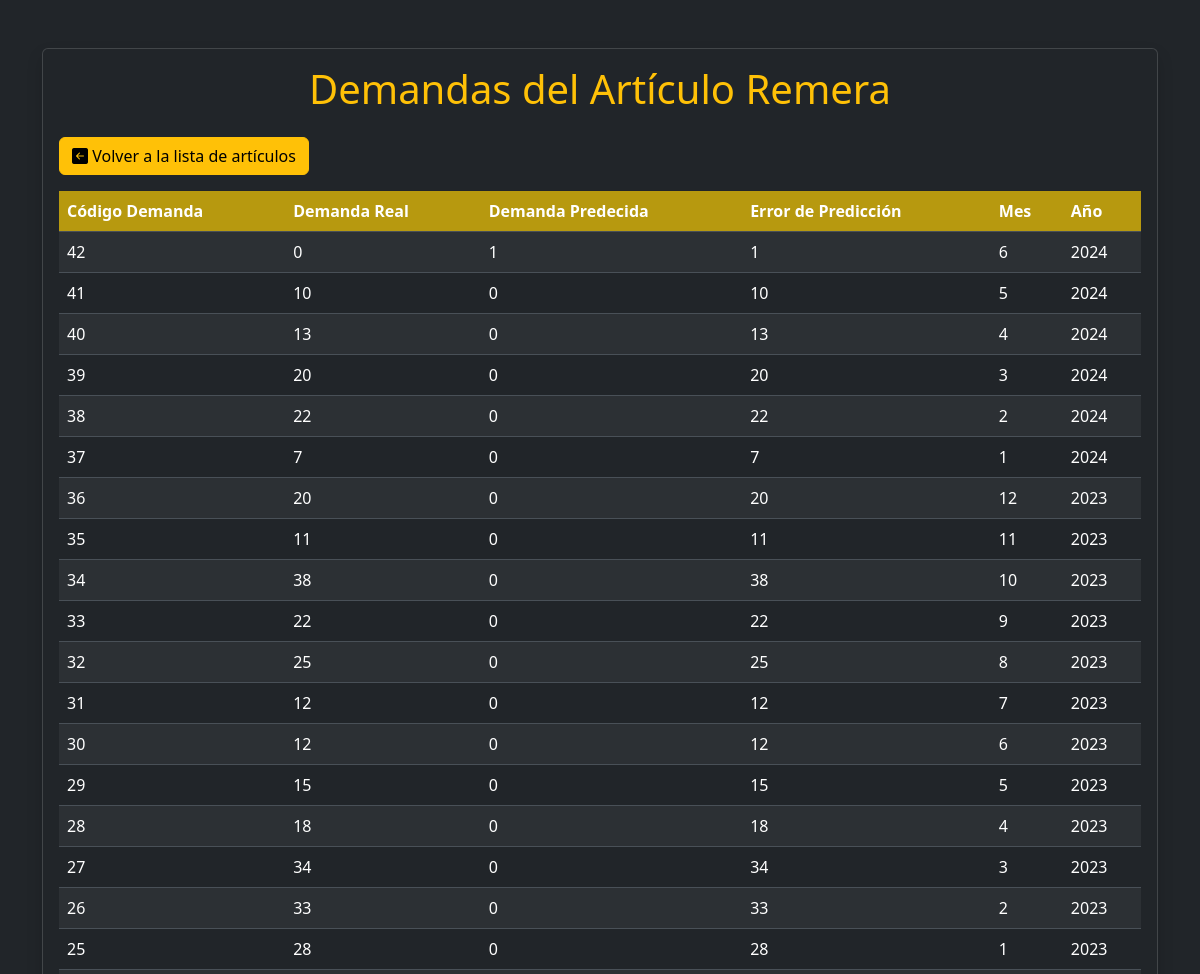
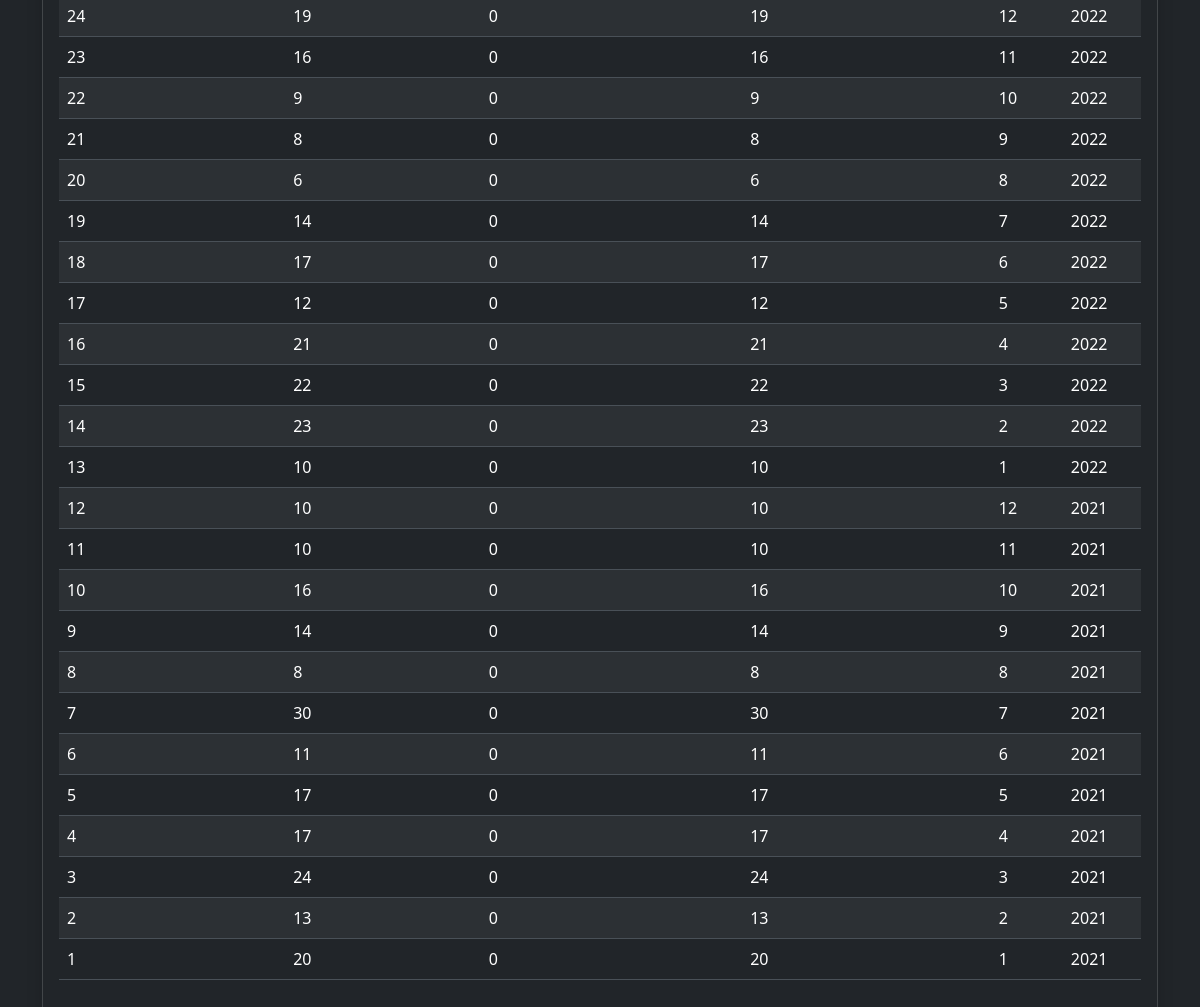
/articulos/1/demandas/, run on the app's committed database (2 pictures, top to bottom).
### stock/models.py (models this page shows)
class Articulo(models.Model):
    codArticulo = models.AutoField(primary_key=True)
    fechaAltaArticulo = models.DateField(auto_now_add=True)
    fechaBajaArticulo = models.DateField(null=True, blank=True)
    nombreArticulo = models.CharField(max_length=30)
    stockArticulo = models.IntegerField()
    puntoPedido = models.IntegerField(default=0)
    stockSeguridad = models.IntegerField(default=0)
    loteOptimo = models.IntegerField(default=0)
    cgi = models.FloatField(default=0)
    cantidasIntervaloFijo = models.IntegerField(default=0)
    estado = models.ForeignKey(EstadoArticulo, on_delete=models.CASCADE, related_name='articulos')
    modeloInventario = models.ForeignKey(ModeloInventario, on_delete=models.CASCADE, related_name="articulos")
    proveedor = models.ForeignKey(Proveedor, on_delete=models.CASCADE, related_name='articulos', null=True)
    metodo = models.TextField(default="", null=True, blank=True)
    prediccion_predeterminada = models.ForeignKey('Prediccion_Demanda', on_delete=models.SET_NULL, related_name='articulos_predeterminados', null=True, blank=True)

class Demanda(models.Model):
    codDemanda = models.AutoField(primary_key=True)
    demandaReal = models.IntegerField(default=0)
    demandaPredecida = models.IntegerField(default=0)
    mesDemanda = models.IntegerField()
    anioDemanda = models.IntegerField()
    articulo = models.ForeignKey(Articulo, on_delete=models.CASCADE, related_name='demandas')

### stock/views.py (the view)
# urls.py: path('articulos/<int:articulo_id>/demandas/', views.ver_demandas_articulo, name='demandas_articulo'),
def ver_demandas_articulo(request, articulo_id):
    articulo = get_object_or_404(Articulo, pk=articulo_id)
    demandas = articulo.demandas.exclude(demandaPredecida=0, demandaReal=0).order_by('-anioDemanda', '-mesDemanda')
    for demanda in demandas:
        demanda.error_prediccion = abs(demanda.demandaReal - demanda.demandaPredecida)
    return render(request, 'demandas_articulos.html', {'articulo': articulo, 'demandas': demandas})

### stock/Templates/demandas_articulos.html (shortened to what this page needs)
<!DOCTYPE html>
<html lang="en" data-bs-theme="dark">
<head>
    <link href="https://cdn.jsdelivr.net/npm/bootstrap@5.3.3/dist/css/bootstrap.min.css" rel="stylesheet"
>
    <link rel="stylesheet" href="https://cdn.jsdelivr.net/npm/bootstrap-icons@1.11.3/font/bootstrap-icons.min.css">
</head>
<body>
    <div class="container mt-5">
        <div class="card shadow">
            <div class="card-body">
                <h1 class="card-title mb-4 text-center text-warning">Demandas del Artículo {{ articulo.nombreArticulo }}</h1>
                <a href="{% url 'lista_articulos' %}" class="btn btn-warning mb-3"><i class="bi bi-arrow-left-square-fill"></i> Volver a la lista de artículos</a>
                <div class="table-responsive">
                    <table class="table table-striped">
                        <thead>
                            <tr>
                                <th scope="col" style="background-color: rgba(221, 182, 9, 0.795);">Código Demanda</th>
                                <th scope="col" style="background-color: rgba(221, 182, 9, 0.795);">Demanda Real</th>
                                <th scope="col" style="background-color: rgba(221, 182, 9, 0.795);">Demanda Predecida</th>
                                <th scope="col" style="background-color: rgba(221, 182, 9, 0.795);">Error de Predicción</th>
                                <th scope="col" style="background-color: rgba(221, 182, 9, 0.795);">Mes</th>
                                <th scope="col" style="background-color: rgba(221, 182, 9, 0.795);">Año</th>
                            </tr>
                        </thead>
                        <tbody>
                            {% for demanda in demandas %}
                            <tr>
                                <td>{{ demanda.codDemanda }}</td>
                                <td>{{ demanda.demandaReal }}</td>
                                <td>{{ demanda.demandaPredecida }}</td>
                                <td>{{ demanda.error_prediccion }}</td>
                                <td>{{ demanda.mesDemanda }}</td>
                                <td>{{ demanda.anioDemanda }}</td>
                            </tr>
                            {% endfor %}
                        </tbody>
                    </table>
                </div>
            </div>
        </div>
    </div>
</body>
</html>

### data on the page
Articulo: nombreArticulo "Remera"
Demanda: codDemanda "42", demandaReal "0", demandaPredecida "1", error_prediccion "1", mesDemanda "6", anioDemanda "2024"
Demanda: codDemanda "41", demandaReal "10", demandaPredecida "0", error_prediccion "10", mesDemanda "5", anioDemanda "2024"
Demanda: codDemanda "40", demandaReal "13", demandaPredecida "0", error_prediccion "13", mesDemanda "4", anioDemanda "2024"
Demanda: codDemanda "39", demandaReal "20", demandaPredecida "0", error_prediccion "20", mesDemanda "3", anioDemanda "2024"
Demanda: codDemanda "38", demandaReal "22", demandaPredecida "0", error_prediccion "22", mesDemanda "2", anioDemanda "2024"
Demanda: codDemanda "37", demandaReal "7", demandaPredecida "0", error_prediccion "7", mesDemanda "1", anioDemanda "2024"
Demanda: codDemanda "36", demandaReal "20", demandaPredecida "0", error_prediccion "20", mesDemanda "12", anioDemanda "2023"
Demanda: codDemanda "35", demandaReal "11", demandaPredecida "0", error_prediccion "11", mesDemanda "11", anioDemanda "2023"
Demanda: codDemanda "34", demandaReal "38", demandaPredecida "0", error_prediccion "38", mesDemanda "10", anioDemanda "2023"
Demanda: codDemanda "33", demandaReal "22", demandaPredecida "0", error_prediccion "22", mesDemanda "9", anioDemanda "2023"
Demanda: codDemanda "32", demandaReal "25", demandaPredecida "0", error_prediccion "25", mesDemanda "8", anioDemanda "2023"
Demanda: codDemanda "31", demandaReal "12", demandaPredecida "0", error_prediccion "12", mesDemanda "7", anioDemanda "2023"
Demanda: codDemanda "30", demandaReal "12", demandaPredecida "0", error_prediccion "12", mesDemanda "6", anioDemanda "2023"
Demanda: codDemanda "29", demandaReal "15", demandaPredecida "0", error_prediccion "15", mesDemanda "5", anioDemanda "2023"
Demanda: codDemanda "28", demandaReal "18", demandaPredecida "0", error_prediccion "18", mesDemanda "4", anioDemanda "2023"
Demanda: codDemanda "27", demandaReal "34", demandaPredecida "0", error_prediccion "34", mesDemanda "3", anioDemanda "2023"
Demanda: codDemanda "26", demandaReal "33", demandaPredecida "0", error_prediccion "33", mesDemanda "2", anioDemanda "2023"
Demanda: codDemanda "25", demandaReal "28", demandaPredecida "0", error_prediccion "28", mesDemanda "1", anioDemanda "2023"
Demanda: codDemanda "24", demandaReal "19", demandaPredecida "0", error_prediccion "19", mesDemanda "12", anioDemanda "2022"
Demanda: codDemanda "23", demandaReal "16", demandaPredecida "0", error_prediccion "16", mesDemanda "11", anioDemanda "2022"
Demanda: codDemanda "22", demandaReal "9", demandaPredecida "0", error_prediccion "9", mesDemanda "10", anioDemanda "2022"
Demanda: codDemanda "21", demandaReal "8", demandaPredecida "0", error_prediccion "8", mesDemanda "9", anioDemanda "2022"
Demanda: codDemanda "20", demandaReal "6", demandaPredecida "0", error_prediccion "6", mesDemanda "8", anioDemanda "2022"
Demanda: codDemanda "19", demandaReal "14", demandaPredecida "0", error_prediccion "14", mesDemanda "7", anioDemanda "2022"
Demanda: codDemanda "18", demandaReal "17", demandaPredecida "0", error_prediccion "17", mesDemanda "6", anioDemanda "2022"
Demanda: codDemanda "17", demandaReal "12", demandaPredecida "0", error_prediccion "12", mesDemanda "5", anioDemanda "2022"
Demanda: codDemanda "16", demandaReal "21", demandaPredecida "0", error_prediccion "21", mesDemanda "4", anioDemanda "2022"
Demanda: codDemanda "15", demandaReal "22", demandaPredecida "0", error_prediccion "22", mesDemanda "3", anioDemanda "2022"
Demanda: codDemanda "14", demandaReal "23", demandaPredecida "0", error_prediccion "23", mesDemanda "2", anioDemanda "2022"
Demanda: codDemanda "13", demandaReal "10", demandaPredecida "0", error_prediccion "10", mesDemanda "1", anioDemanda "2022"
Demanda: codDemanda "12", demandaReal "10", demandaPredecida "0", error_prediccion "10", mesDemanda "12", anioDemanda "2021"
Demanda: codDemanda "11", demandaReal "10", demandaPredecida "0", error_prediccion "10", mesDemanda "11", anioDemanda "2021"
Demanda: codDemanda "10", demandaReal "16", demandaPredecida "0", error_prediccion "16", mesDemanda "10", anioDemanda "2021"
Demanda: codDemanda "9", demandaReal "14", demandaPredecida "0", error_prediccion "14", mesDemanda "9", anioDemanda "2021"
Demanda: codDemanda "8", demandaReal "8", demandaPredecida "0", error_prediccion "8", mesDemanda "8", anioDemanda "2021"
Demanda: codDemanda "7", demandaReal "30", demandaPredecida "0", error_prediccion "30", mesDemanda "7", anioDemanda "2021"
Demanda: codDemanda "6", demandaReal "11", demandaPredecida "0", error_prediccion "11", mesDemanda "6", anioDemanda "2021"
Demanda: codDemanda "5", demandaReal "17", demandaPredecida "0", error_prediccion "17", mesDemanda "5", anioDemanda "2021"
Demanda: codDemanda "4", demandaReal "17", demandaPredecida "0", error_prediccion "17", mesDemanda "4", anioDemanda "2021"
Demanda: codDemanda "3", demandaReal "24", demandaPredecida "0", error_prediccion "24", mesDemanda "3", anioDemanda "2021"
Demanda: codDemanda "2", demandaReal "13", demandaPredecida "0", error_prediccion "13", mesDemanda "2", anioDemanda "2021"
Demanda: codDemanda "1", demandaReal "20", demandaPredecida "0", error_prediccion "20", mesDemanda "1", anioDemanda "2021"
